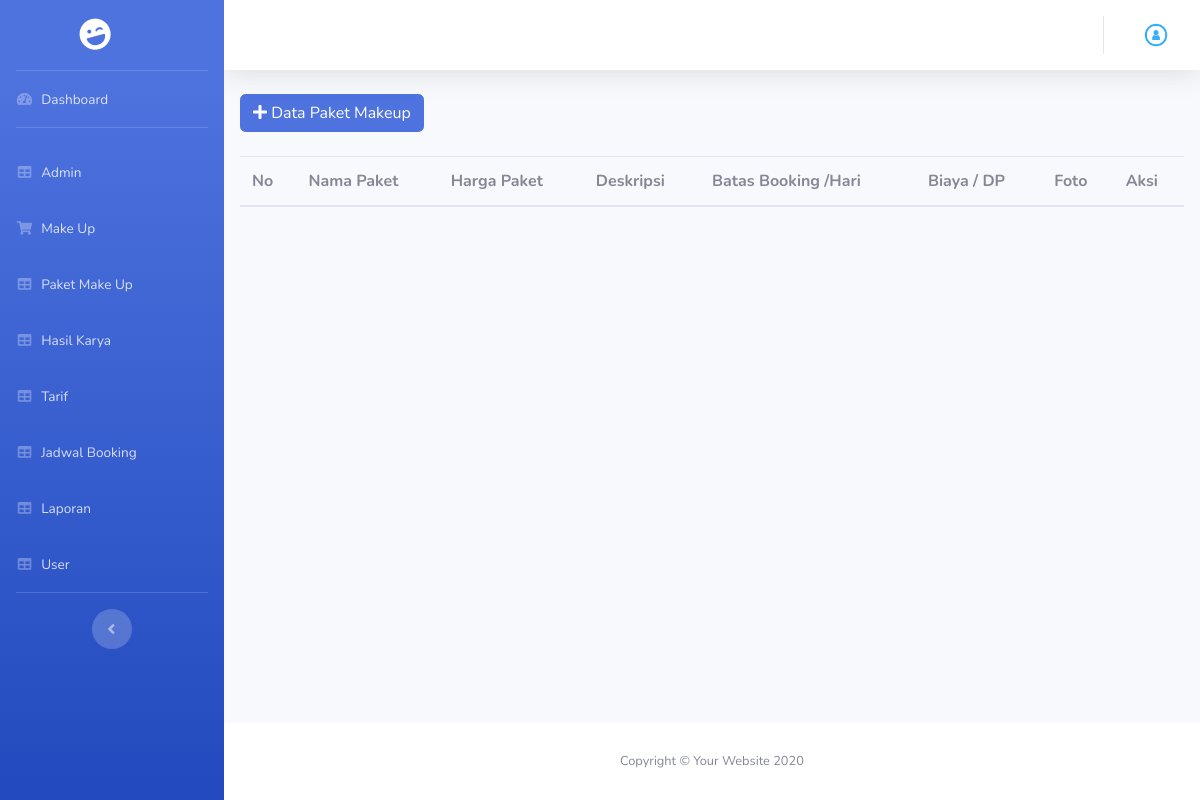
The app's page /index.php/admin/paket_makeup, older data.
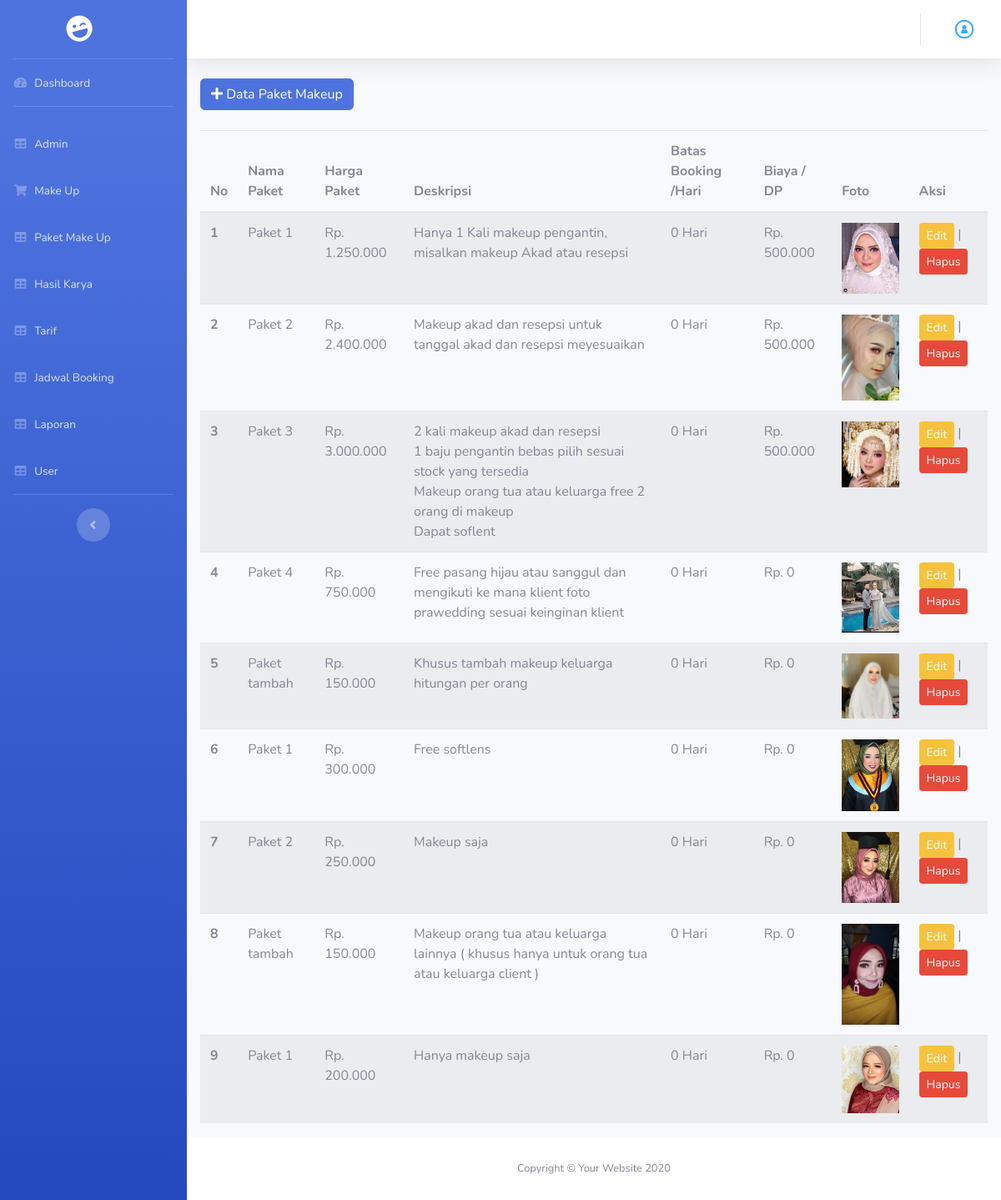
The same page, newer data.
### tables this page shows
CREATE TABLE IF NOT EXISTS `tb_paket_makeup` (
  `id_paket` int(11) NOT NULL,
  `id_makeup` int(11) NOT NULL,
  `nm_paket` varchar(100) NOT NULL,
  `harga_paket` int(11) NOT NULL,
  `deskripsi` text,
  `batas_booking_per_hari` int(11) NOT NULL,
  `biaya_dp` int(11) NOT NULL,
  `foto` text NOT NULL
);

### application/core/MY_Controller.php (called while the page is built, shortened)
<?php
class MY_Controller extends CI_Controller
{
	public function view_backend($view, $data = null)
	{
		$this->load->view('admin/templateBackend/header');
		$this->load->view('admin/templateBackend/sidebar');
		$this->load->view($view, $data);
		$this->load->view('admin/templateBackend/footer');
	}
}

### application/controllers/admin/Paket_Makeup.php (called while the page is built, shortened)
<?php
class Paket_Makeup extends MY_Controller
{
  public function index()
  {
    $data['paket_makeup'] = $this->paketMakeupModel->getAll();
    $data['makeup'] = $this->makeupModel->getAll();
    $this->view_backend('admin/paket_makeup/paket_makeup', $data);
  }
}

### index.php (called while the page is built, shortened)
<?php
require_once BASEPATH.'core/CodeIgniter.php';

### application/models/Backend/Paket_Makeup_Model.php (called while the page is built, shortened)
<?php defined('BASEPATH') or exit('No direct script access allowed');
class Paket_Makeup_Model extends CI_Model
{
	public function getAll()
	{
		return $this->db->query("Select
        tb_paket_makeup.id_paket,
        tb_paket_makeup.id_makeup,
        tb_paket_makeup.nm_paket,
        tb_paket_makeup.harga_paket,
        tb_paket_makeup.deskripsi,
        tb_paket_makeup.biaya_dp,
        tb_paket_makeup.foto,
        tb_paket_makeup.batas_booking_per_hari,
        tb_makeup.nm_makeup
    From
        tb_paket_makeup Left Join
        tb_makeup On tb_paket_makeup.id_makeup = tb_makeup.id_makeup")->result();
	}
}

### application/views/admin/paket_makeup/paket_makeup.php (the view, shortened to what this page needs)
<section class="mt-3 mr-3 ml-3">
    <div class="mb-4">
        <button data-toggle="modal" data-target="#tambah" class="btn btn-primary"><i class="fas fa-plus"></i> Data Paket Makeup</button>
    </div>
    <table class="table table-striped" id="dataTable">
        <thead>
            <tr>
                <th scope="col">No</th>
                <th scope="col">Nama Paket</th>
                <th scope="col">Harga Paket</th>
                <th scope="col">Deskripsi</th>
                <th scope="col">Batas Booking /Hari</th>
                <th scope="col">Biaya / DP</th>
                <th scope="col">Foto</th>
                <th scope="col">Aksi</th>
            </tr>
        </thead>
        <tbody>
            <?php foreach ($paket_makeup as $no => $pm) : ?>
                <tr>
                    <th scope="row"><?php echo $no + 1; ?></th>
                    <td><?php echo $pm->nm_paket ?></td>
                    <td>Rp. <?php echo number_format($pm->harga_paket, '0', ',', '.') ?></td>
                    <td><?php echo $pm->deskripsi ?></td>
                    <td><?php echo $pm->batas_booking_per_hari ?> Hari</td>
                    <td>Rp. <?php echo number_format($pm->biaya_dp, '0', ',', '.') ?></td>
                    <td><img src="<?php echo base_url() . './assets/upload/' . $pm->foto ?>" alt="" class="img-fluid" style="width: 150px;"></td>
                    <td style="width: 10%;"><a href="<?php echo base_url('admin/paket_edit/') . $pm->id_paket ?>" class="btn btn-sm btn-warning">Edit</a> | <a href="<?php echo base_url('admin/paket_hapus/') . $pm->id_paket ?>" class="btn btn-sm btn-danger">Hapus</a></td>
                </tr>
            <?php endforeach; ?>
        </tbody>
    </table>
</section>

### application/views/admin/templateBackend/header.php (shortened to what this page needs)
<!DOCTYPE html>
<html lang="en">
<head>
	<link href="<?= base_url('assets/assetsbe') ?>/vendor/fontawesome-free/css/all.min.css" rel="stylesheet" type="text/css">
	<link href="<?= base_url('assets/assetsbe') ?>/css/sb-admin-2.min.css" rel="stylesheet">
	<link href="<?= base_url('assets/assetsbe') ?>/vendor/datatables/dataTables.bootstrap4.min.css" rel="stylesheet">
</head>
<body id="page-top">

### application/views/admin/templateBackend/sidebar.php (shortened to what this page needs)
<div id="wrapper">
	<ul class="navbar-nav bg-gradient-primary sidebar sidebar-dark accordion" id="accordionSidebar">
		<a class="sidebar-brand d-flex align-items-center justify-content-center" href="index.html">
			<div class="sidebar-brand-icon rotate-n-15">
				<i class="fas fa-laugh-wink"></i>
			</div>
		</a>
		<hr class="sidebar-divider my-0">
		<li class="nav-item">
			<a class="nav-link" href="<?php echo base_url('admin') ?>">
				<i class="fas fa-fw fa-tachometer-alt"></i>
				<span>Dashboard</span></a>
		</li>
		<hr class="sidebar-divider">
		<li class="nav-item">
			<a class="nav-link" href="<?php echo base_url('admin/data') ?>">
				<i class="fas fa-fw fa-table"></i>
				<span>Admin </span></a>
		</li>
		<li class="nav-item">
			<a class="nav-link" href="<?php echo base_url('admin/makeup') ?>">
				<i class="fas fa-fw fa-shopping-cart"></i>
				<span>Make Up </span></a>
		</li>
		<li class="nav-item">
			<a class="nav-link" href="<?php echo base_url('admin/paket') ?>">
				<i class="fas fa-fw fa-table"></i>
				<span>Paket Make Up</span></a>
		</li>
		<li class="nav-item">
			<a class="nav-link" href="<?php echo base_url('admin/karya') ?>">
				<i class="fas fa-fw fa-table"></i>
				<span>Hasil Karya</span></a>
		</li>
		<li class="nav-item">
			<a class="nav-link" href="<?php echo base_url('admin/tarif') ?>">
				<i class="fas fa-fw fa-table"></i>
				<span>Tarif</span></a>
		</li>
		<li class="nav-item">
			<a class="nav-link" href="<?php echo base_url('admin/booking') ?>">
				<i class="fas fa-fw fa-table"></i>
				<span>Jadwal Booking</span></a>
		</li>
		<li class="nav-item">
			<a class="nav-link" href="<?php echo base_url('admin/laporan') ?>">
				<i class="fas fa-fw fa-table"></i>
				<span>Laporan</span></a>
		</li>
		<li class="nav-item">
			<a class="nav-link" href="<?php echo base_url('admin/user') ?>">
				<i class="fas fa-fw fa-table"></i>
				<span>User</span></a>
		</li>
		<hr class="sidebar-divider d-none d-md-block">
		<div class="text-center d-none d-md-inline">
			<button class="rounded-circle border-0" id="sidebarToggle"></button>
		</div>
	</ul>
	<div id="content-wrapper" class="d-flex flex-column">
		<div id="content">
			<nav class="navbar navbar-expand navbar-light bg-white topbar mb-4 static-top shadow">
				<ul class="navbar-nav ml-auto">
					<li class="nav-item dropdown no-arrow">
						<a class="nav-link dropdown-toggle" href="#" id="userDropdown" role="button" data-toggle="dropdown" aria-haspopup="true" aria-expanded="false">
							<img class="img-profile rounded-circle" src="<?php echo base_url('assets/upload/icon.jpg') ?>">
						</a>
					</li>
				</ul>
			</nav>

### application/views/admin/templateBackend/footer.php (shortened to what this page needs)
</div>
<footer class="sticky-footer bg-white">
	<div class="container my-auto">
		<div class="copyright text-center my-auto">
			<span>Copyright &copy; Your Website 2020</span>
		</div>
	</div>
</footer>
</div>
</div>
</body>
</html>

Row changes from the older to the newer data that the page shows:
added tb_paket_makeup: nm_paket "Paket 1", harga_paket "1.250.000", deskripsi "Hanya 1 Kali makeup pengantin, misalkan makeup Akad atau resepsi", batas_booking_per_hari "0", biaya_dp "500.000", foto (picture)
added tb_paket_makeup: nm_paket "Paket 2", harga_paket "2.400.000", deskripsi "Makeup akad dan resepsi untuk tanggal akad dan resepsi meyesuaikan", batas_booking_per_hari "0", biaya_dp "500.000", foto (picture)
added tb_paket_makeup: nm_paket "Paket 3", harga_paket "3.000.000", deskripsi "2 kali makeup akad dan resepsi 1 baju pengantin bebas pilih sesuai stock yang tersedia Makeup orang tua atau keluarga free 2 orang di makeup Dapat soflent", batas_booking_per_hari "0", biaya_dp "500.000", foto (picture)
added tb_paket_makeup: nm_paket "Paket 4", harga_paket "750.000", deskripsi "Free pasang hijau atau sanggul dan mengikuti ke mana klient foto prawedding sesuai keinginan klient", batas_booking_per_hari "0", biaya_dp "0", foto (picture)
added tb_paket_makeup: nm_paket "Paket tambah", harga_paket "150.000", deskripsi "Khusus tambah makeup keluarga hitungan per orang", batas_booking_per_hari "0", biaya_dp "0", foto (picture)
added tb_paket_makeup: nm_paket "Paket 1", harga_paket "300.000", deskripsi "Free softlens", batas_booking_per_hari "0", biaya_dp "0", foto (picture)
added tb_paket_makeup: nm_paket "Paket 2", harga_paket "250.000", deskripsi "Makeup saja", batas_booking_per_hari "0", biaya_dp "0", foto (picture)
added tb_paket_makeup: nm_paket "Paket tambah", harga_paket "150.000", deskripsi "Makeup orang tua atau keluarga lainnya ( khusus hanya untuk orang tua atau keluarga client )", batas_booking_per_hari "0", biaya_dp "0", foto (picture)
added tb_paket_makeup: nm_paket "Paket 1", harga_paket "200.000", deskripsi "Hanya makeup saja", batas_booking_per_hari "0", biaya_dp "0", foto (picture)
